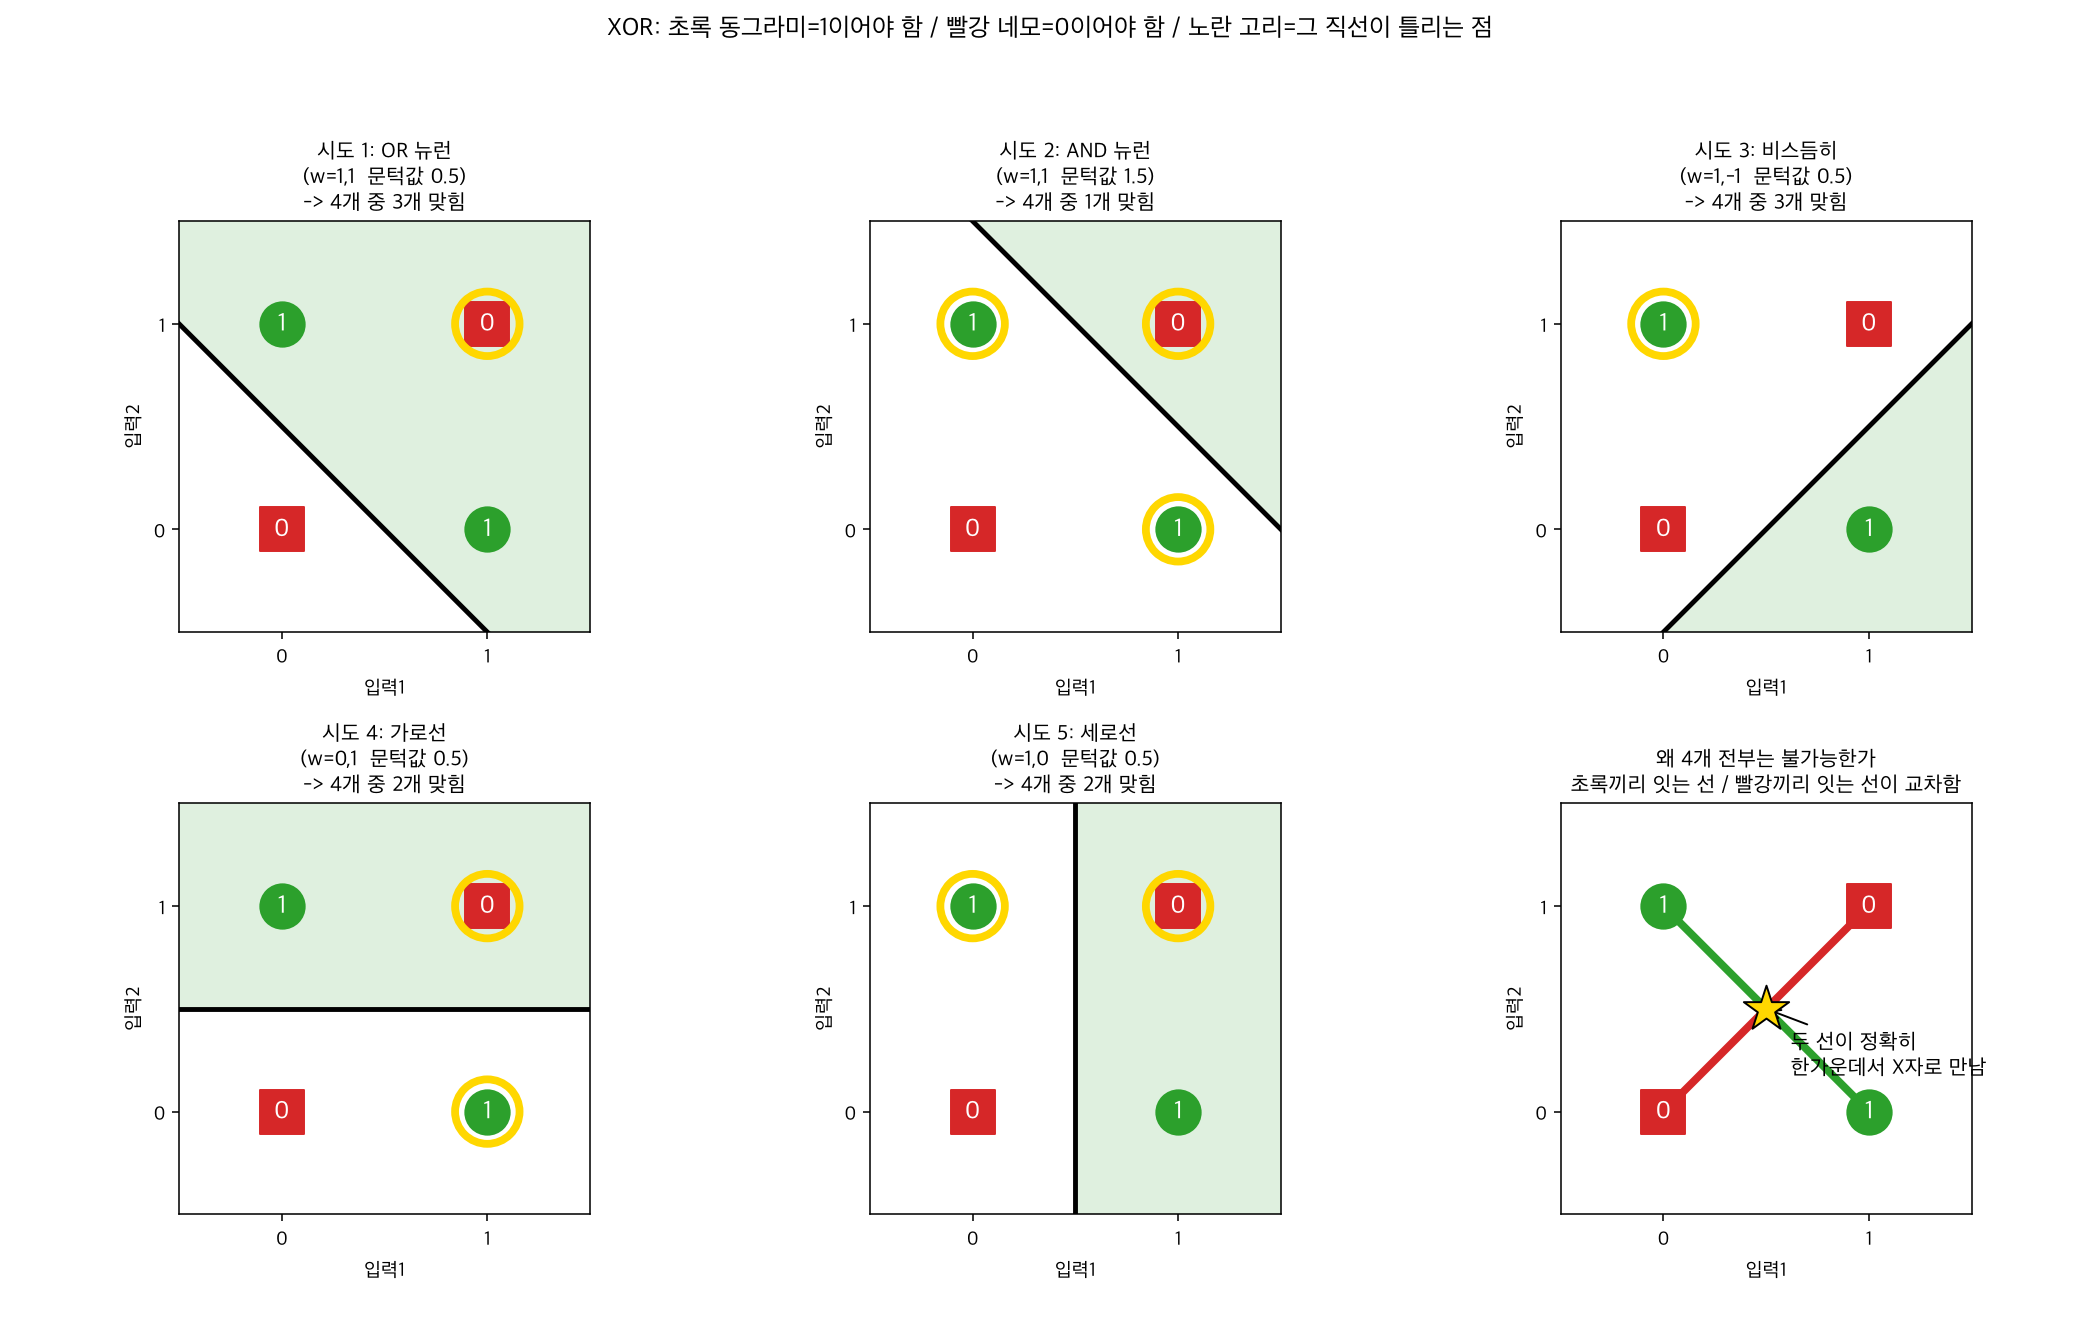

This chart was generated by the following Python code:
"""
보충 자료 -- «XOR은 어떤 직선을 그어도 틀리는 점이 생긴다» 를 직접 눈으로 확인하기

흐름:
  1) 직선(= 뉴런 하나의 판단식)을 5가지로 바꿔 그어보고, 각 직선이 4개 점 중 몇 개를 맞히는지 센다.
     -> 초록 영역 = 그 직선이 «1이라고 답하는 쪽». 노란 고리 = 그 직선이 틀리는 점.
  2) 왜 «아무리 해도 4개 전부는 안 되는지» 를 한 장의 그림으로 보인다:
     초록 두 점을 잇는 선과 빨강 두 점을 잇는 선이 정확히 한가운데에서 X자로 만난다.
결과 그림: xor_cross_demo.png
"""
import numpy as np
import matplotlib
matplotlib.use("Agg")
import matplotlib.pyplot as plt
plt.rcParams["font.family"] = "Apple SD Gothic Neo"
plt.rcParams["axes.unicode_minus"] = False

points = [(0, 0), (0, 1), (1, 0), (1, 1)]
answers = [0, 1, 1, 0]   # [AI 용어] XOR의 정답표(label)

# [문법] 튜플 4개짜리 리스트. 각 튜플 = (설명 글, 입력1 가중치 w1, 입력2 가중치 w2, 문턱값 t)
# [AI 용어] 직선을 바꾼다 = 뉴런의 가중치와 문턱값을 바꾼다. 뉴런은 w1*x1 + w2*x2 > t 일 때 1을 낸다.
attempts = [
    ("시도 1: OR 뉴런\n(w=1,1  문턱값 0.5)",   1,  1, 0.5),
    ("시도 2: AND 뉴런\n(w=1,1  문턱값 1.5)",   1,  1, 1.5),
    ("시도 3: 비스듬히\n(w=1,-1  문턱값 0.5)",  1, -1, 0.5),
    ("시도 4: 가로선\n(w=0,1  문턱값 0.5)",     0,  1, 0.5),
    ("시도 5: 세로선\n(w=1,0  문턱값 0.5)",     1,  0, 0.5),
]

fig, axes = plt.subplots(2, 3, figsize=(15, 9.5))
axes = axes.flatten()  # [문법] 2x3 격자를 길이 6짜리 한 줄로 펼쳐서 axes[0]~axes[5]로 접근

# 칠하기용 격자: 평면 전체를 잘게 쪼갠 좌표
# [문법] np.meshgrid(a, b) : 가로 좌표 a와 세로 좌표 b로 «모든 (가로,세로) 쌍»의 격자를 만든다.
gx, gy = np.meshgrid(np.linspace(-0.5, 1.5, 200), np.linspace(-0.5, 1.5, 200))

for ax, (title, w1, w2, t) in zip(axes[:5], attempts):
    # [예시] w1=1, w2=1, t=0.5 이고 점 (1,1) 이면: 1*1 + 1*1 = 2 > 0.5 이므로 뉴런은 1이라고 답한다.
    # 그런데 XOR 정답은 0 이므로 이 점에서는 «틀림».
    ax.contourf(gx, gy, (w1 * gx + w2 * gy > t), levels=[0.5, 1.5], colors=["tab:green"], alpha=0.15)
    # [문법] contourf(..., levels=[0.5, 1.5]) : 값이 True(=1)인 구역만 칠한다 -> «이 직선이 1이라고 답하는 쪽».
    if w2 != 0:
        xs = np.linspace(-0.5, 1.5, 50)
        ax.plot(xs, (t - w1 * xs) / w2, color="black", linewidth=2.5)   # w1*x1 + w2*x2 = t 를 x2에 대해 푼 직선
    else:
        ax.axvline(t / w1, color="black", linewidth=2.5)                # w2=0 이면 세로선 (x2로 못 풀어서 따로 처리)

    right = 0
    for (x1, x2), ans in zip(points, answers):
        said = 1 if (w1 * x1 + w2 * x2 > t) else 0
        ok = (said == ans)
        right += ok   # [문법] True는 1, False는 0으로 계산되므로 += 로 «맞힌 개수»를 센다
        ax.scatter(x1, x2, s=520, c="tab:green" if ans == 1 else "tab:red",
                   marker="o" if ans == 1 else "s", zorder=3)
        ax.text(x1, x2, str(ans), ha="center", va="center", color="white", fontsize=13, zorder=4)
        if not ok:
            ax.scatter(x1, x2, s=1100, facecolors="none", edgecolors="gold", linewidths=4, zorder=5)
    ax.set_title(f"{title}\n-> 4개 중 {right}개 맞힘", fontsize=11)
    ax.set_xlim(-0.5, 1.5); ax.set_ylim(-0.5, 1.5)
    ax.set_xticks([0, 1]); ax.set_yticks([0, 1]); ax.set_aspect("equal")
    ax.set_xlabel("입력1"); ax.set_ylabel("입력2")

# ---- 6번째 칸: 왜 4개 전부는 불가능한가 ----
ax = axes[5]
ax.plot([0, 1], [1, 0], color="tab:green", linewidth=4, zorder=2)   # 초록 두 점을 잇는 선
ax.plot([0, 1], [0, 1], color="tab:red", linewidth=4, zorder=2)     # 빨강 두 점을 잇는 선
ax.scatter(0.5, 0.5, s=600, marker="*", c="gold", edgecolors="black", zorder=5)
for (x1, x2), ans in zip(points, answers):
    ax.scatter(x1, x2, s=520, c="tab:green" if ans == 1 else "tab:red",
               marker="o" if ans == 1 else "s", zorder=3)
    ax.text(x1, x2, str(ans), ha="center", va="center", color="white", fontsize=13, zorder=4)
ax.annotate("두 선이 정확히\n한가운데서 X자로 만남", xy=(0.5, 0.5), xytext=(0.62, 0.18),
            fontsize=11, arrowprops=dict(arrowstyle="->"))
ax.set_title("왜 4개 전부는 불가능한가\n초록끼리 잇는 선 / 빨강끼리 잇는 선이 교차함", fontsize=11)
ax.set_xlim(-0.5, 1.5); ax.set_ylim(-0.5, 1.5)
ax.set_xticks([0, 1]); ax.set_yticks([0, 1]); ax.set_aspect("equal")
ax.set_xlabel("입력1"); ax.set_ylabel("입력2")

fig.suptitle("XOR: 초록 동그라미=1이어야 함 / 빨강 네모=0이어야 함 / 노란 고리=그 직선이 틀리는 점", fontsize=13, y=0.99)
fig.tight_layout(rect=(0, 0.02, 1, 0.95))
fig.savefig("xor_cross_demo.png", dpi=140)
print("saved: xor_cross_demo.png")
